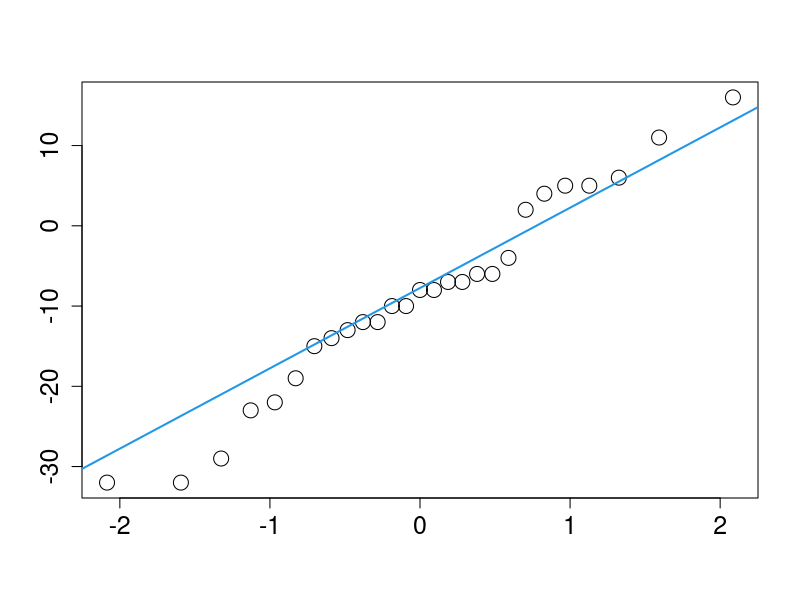
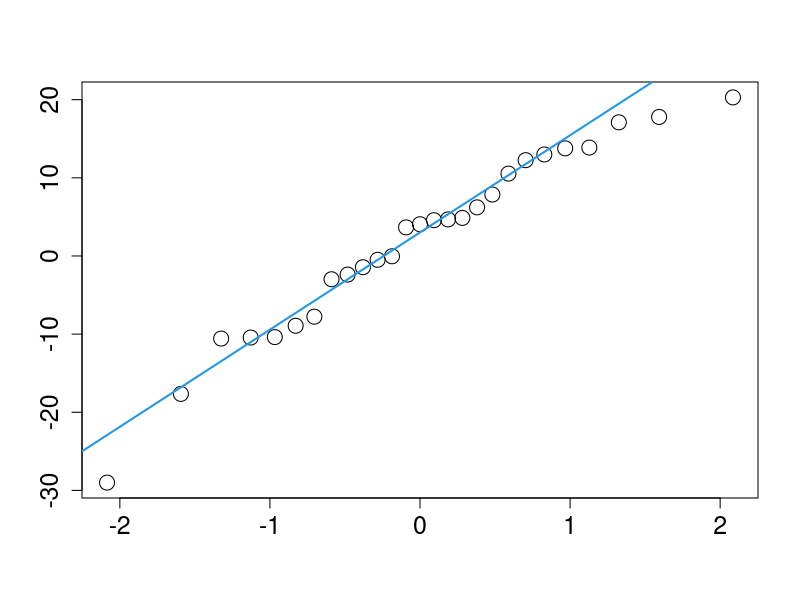
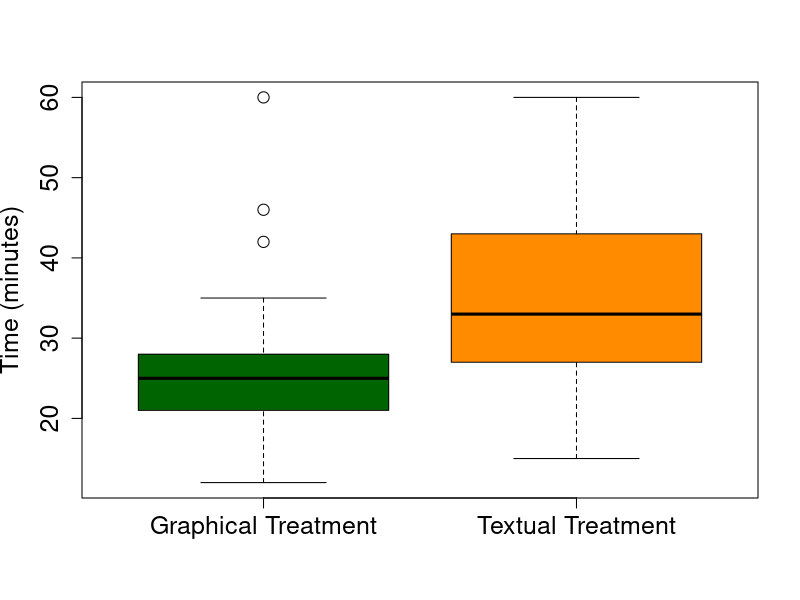
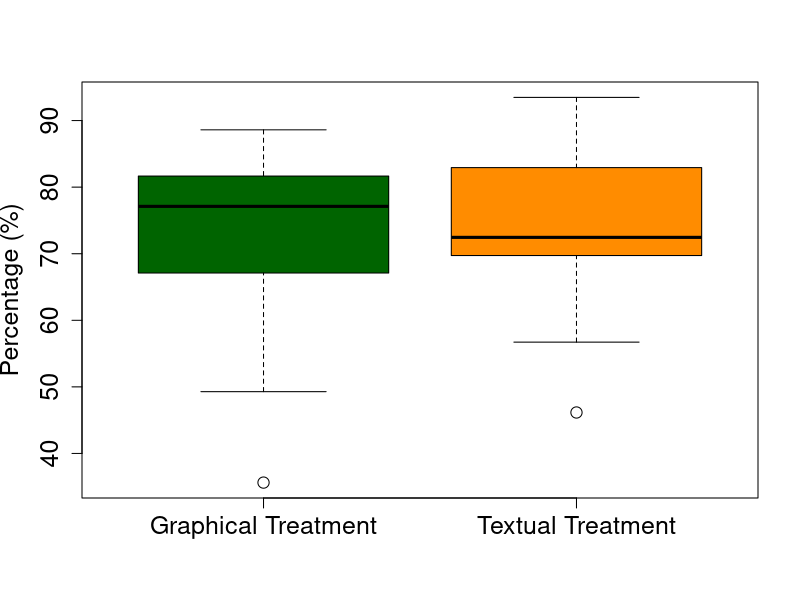
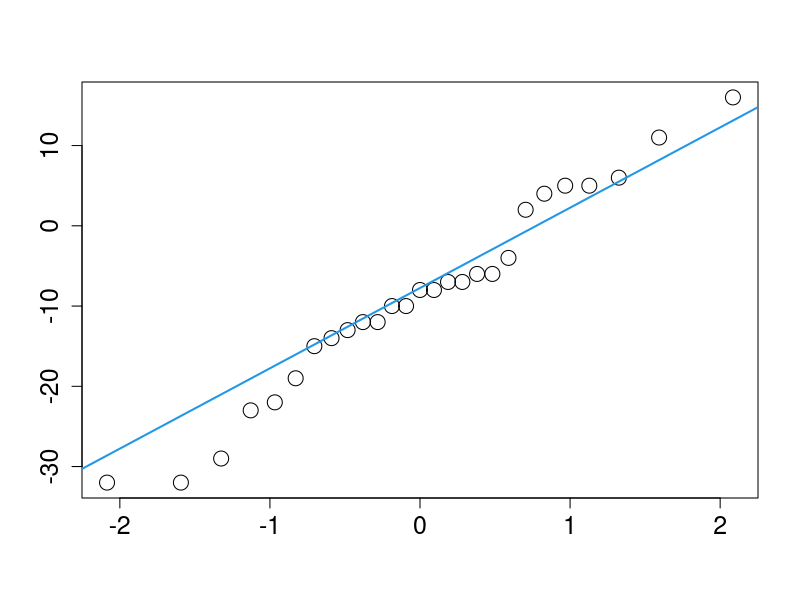
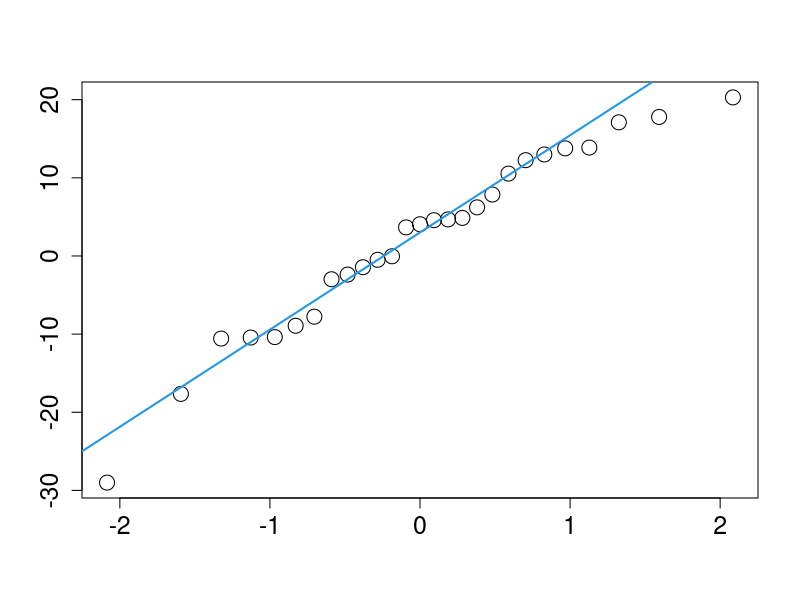
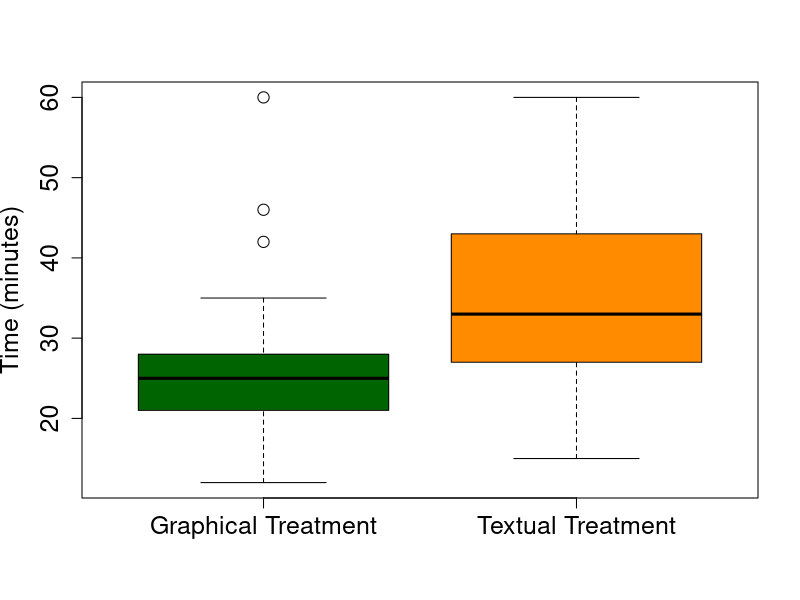
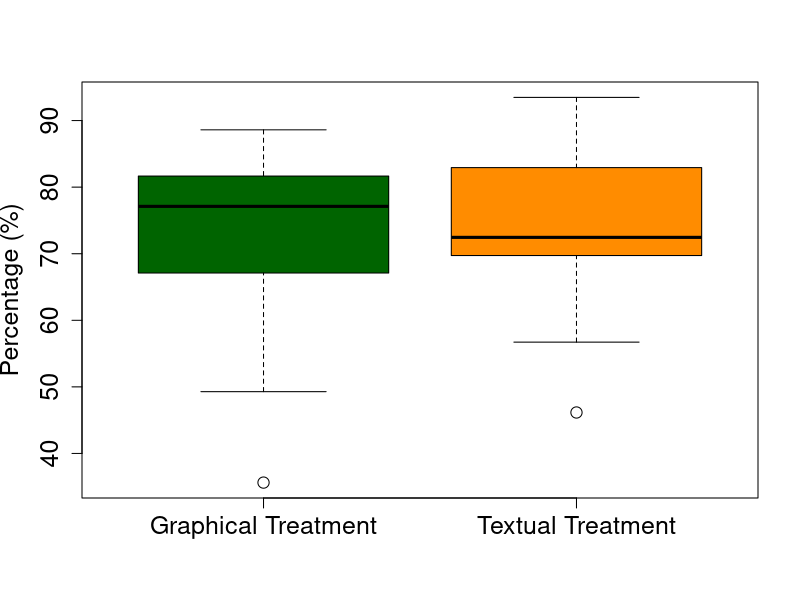

Recreate these plots in R, in order.
# ==============================================================================
# ==============================================================================
#		 SCRIPTS TO GENERATE MY GRAPHICS IN R
# ==============================================================================
# ==============================================================================

#DATASETS

# 	TIME (EFFORT)

NormalityT<-c(-32,-32,-29,-23,-22,-19,-15,-14,-13,-12,-12,-10,-10,-8,-8,-7,-7,-6,-6,-4,2,4,5,5,6,11,16)
GraphicT<-c(12,12,17,18,20,20,21,21,22,22,22,22,25,25,26,26,27,28,28,28,28,28,31,35,42,46,60)
TextualT<-c(15,16,18,18,20,20,26,28,28,28,30,30,32,33,35,36,38,38,38,41,45,48,56,57,58,60,60)


# 	F-Score

NormalityFS<-c(-29,-17.65,-10.57,-10.44,-10.38,-8.93,-7.77,-2.98,-2.38,-1.44,-0.49,-0.04,3.66,4.06,4.58,4.68,4.87,6.22,7.86,10.54,12.26,12.99,13.77,13.87,17.1,17.79,20.29)
GraphicFS<-c(35.62,49.28,51.35,63.29,65.75,66.67,66.67,67.53,67.61,67.61,71.74,72.73,73.24,77.11,77.65,79.01,79.41,79.45,80.49,81.4,81.93,82.5,82.67,85,85.33,85.71,88.61)
TextualFS<-c(46.15,56.72,57.58,61.36,66.67,67.57,69.57,69.88,70.33,70.33,71.79,71.93,72.29,72.46,79.55,80,80.43,80.52,81.08,82.35,83.52,84,84.09,84.71,86.6,92.86,93.48)

# ==============================================================================

# DISTRIBUTION
#	TEMPO (ESFORÇO)
	qqnorm(NormalityT,main=NULL, xlab = "",ylab = "",cex = 2, pch = 1,cex.lab= 1.5, cex.axis= 1.5)
	qqline(NormalityT, col=4, lwd=2,lty=1)

#	FSCORE (EFETIVIDADE)
	qqnorm(NormalityFS,main=NULL, xlab = "",ylab = "",cex = 2, pch = 1,cex.lab= 1.5, cex.axis= 1.5)
	qqline(NormalityFS, col=4, lwd=2,lty=1,)

# ==============================================================================

# BOXPLOT
#	TEMPO (ESFORÇO)
	boxplot(GraphicT, TextualT, col=(c("darkgreen","darkorange")), names=c("Graphical Treatment","Textual Treatment"), ylab="Time (minutes)", cex=1.5, cex.lab= 1.5, cex.axis= 1.5)
	
#	FSCORE (EFETIVIDADE)
	boxplot(GraphicFS, TextualFS, col=(c("darkgreen","darkorange")), names=c("Graphical Treatment","Textual Treatment"), ylab="Percentage (%)", cex=1.5, cex.lab= 1.5, cex.axis= 1.5)
	
# ==============================================================================

qqnorm(NormalityT,main=NULL, xlab = "",ylab = "",cex = 2, pch = 1,cex.lab= 1.5, cex.axis= 1.5)
qqline(NormalityT, col=4, lwd=2,lty=1)
qqnorm(NormalityFS,main=NULL, xlab = "",ylab = "",cex = 2, pch = 1,cex.lab= 1.5, cex.axis= 1.5)
qqline(NormalityFS, col=4, lwd=2,lty=1,)
boxplot(GraphicT, TextualT, col=(c("darkgreen","darkorange")), names=c("Graphical Treatment","Textual Treatment"), ylab="Time (minutes)", cex=1.5, cex.lab= 1.5, cex.axis= 1.5)
boxplot(GraphicFS, TextualFS, col=(c("darkgreen","darkorange")), names=c("Graphical Treatment","Textual Treatment"), ylab="Percentage (%)", cex=1.5, cex.lab= 1.5, cex.axis= 1.5)
